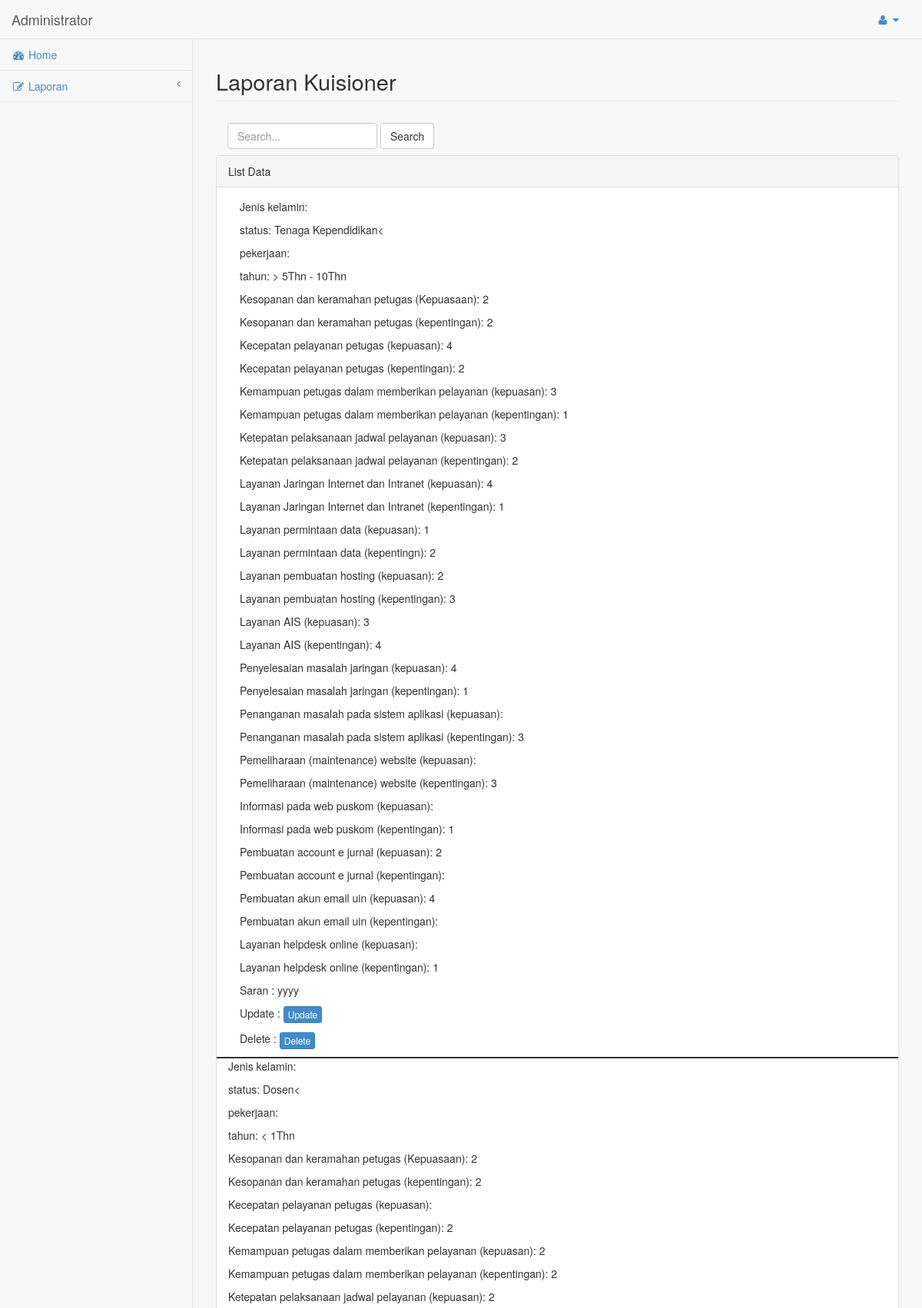
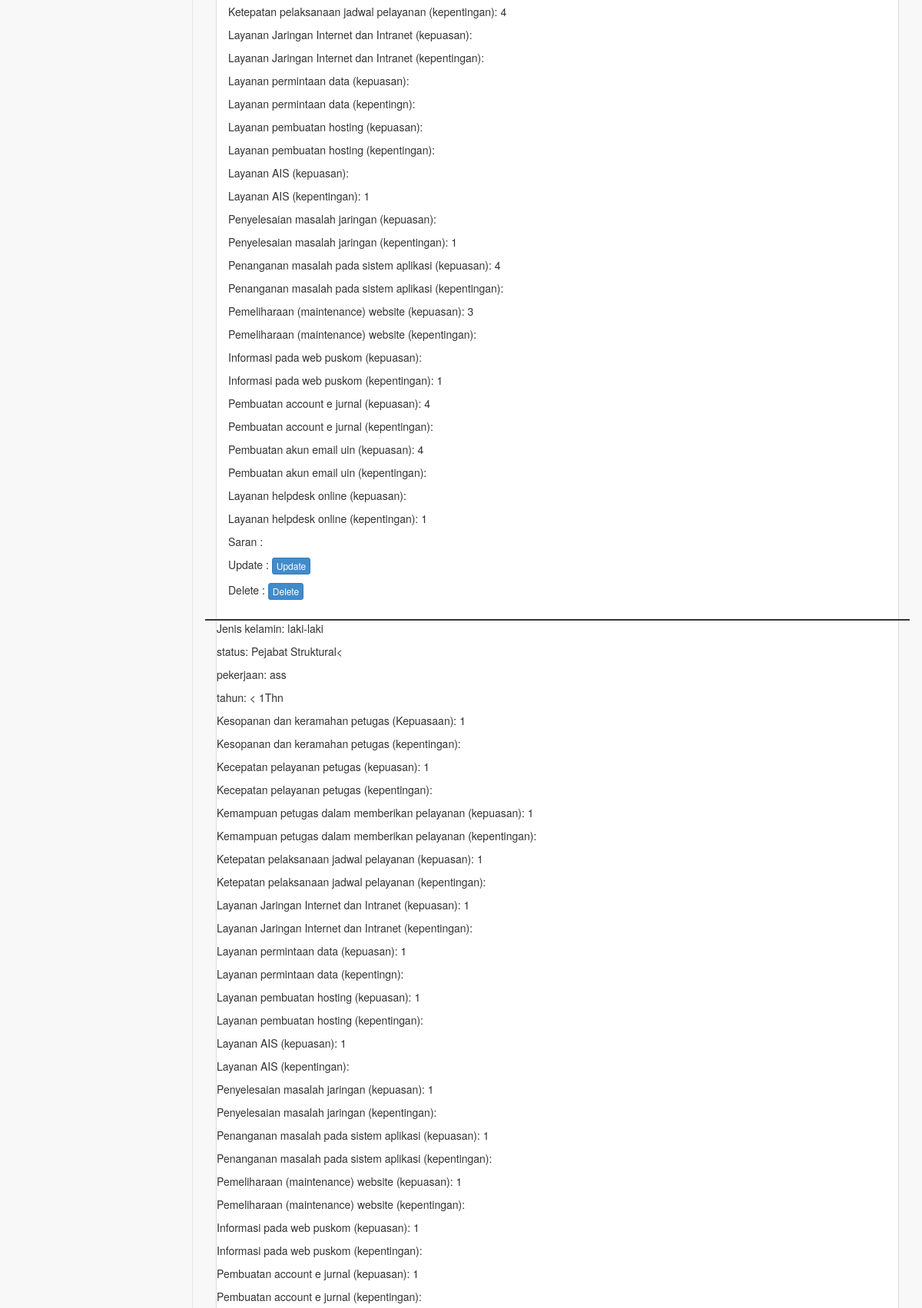
Screenshot of /admin.php?laporan (signed in, upper part) with the database file from the repository (2 pictures, top to bottom).
### tables this page shows
CREATE TABLE `form` (
  `id` int(100) NOT NULL,
  `jk` varchar(100) NOT NULL,
  `status` varchar(100) NOT NULL,
  `pekerjaan` varchar(100) NOT NULL,
  `tahun` varchar(100) NOT NULL,
  `sopan_puas` varchar(100) NOT NULL,
  `sopan_penting` varchar(100) NOT NULL,
  `kecepatan_puas` varchar(100) NOT NULL,
  `kecepatan_penting` varchar(100) NOT NULL,
  `kemampuan_puas` varchar(100) NOT NULL,
  `kemampuan_penting` varchar(100) NOT NULL,
  `ketepatan_puas` varchar(100) NOT NULL,
  `ketepatan_penting` varchar(100) NOT NULL,
  `jaringan_puas` varchar(100) NOT NULL,
  `jaringan_penting` varchar(100) NOT NULL,
  `permintaan_puas` varchar(100) NOT NULL,
  `permintaan_penting` varchar(100) NOT NULL,
  `pembuatan_puas` varchar(100) NOT NULL,
  `pembuatan_penting` varchar(100) NOT NULL,
  `AIS_puas` varchar(100) NOT NULL,
  `AIS_penting` varchar(100) NOT NULL,
  `penyelesaian_puas` varchar(100) NOT NULL,
  `penyelesaian_penting` varchar(100) NOT NULL,
  `penanganan_puas` varchar(100) NOT NULL,
  `penanganan_penting` varchar(100) NOT NULL,
  `pemeliharaan_puas` varchar(100) NOT NULL,
  `pemeliharaan_penting` varchar(100) NOT NULL,
  `informasi_puas` varchar(100) NOT NULL,
  `informasi_penting` varchar(100) NOT NULL,
  `account_puas` varchar(100) NOT NULL,
  `account_penting` varchar(100) NOT NULL,
  `akun_puas` varchar(100) NOT NULL,
  `akun_penting` varchar(100) NOT NULL,
  `helpdesk_puas` varchar(100) NOT NULL,
  `helpdesk_penting` varchar(100) NOT NULL,
  `saran` text NOT NULL
);

### admin/page/data/laporan.php (the view, shortened to what this page needs)
<?php
$per_page = 25;
$cur_page = 1;
$offset = ($cur_page - 1) * $per_page;
$query = mysqli_query($con, "SELECT * FROM form ORDER BY id DESC LIMIT $per_page OFFSET $offset");
?>
<div class="row">
    <div class="col-lg-12">
        <h1 class="page-header">Laporan Kuisioner</h1>
    </div>
</div>
<div class="row">
<div class="col-lg-12">
        <form class="navbar-form navbar-left" role="search" method="post" action="admin.php?search_form">
        <div class="form-group">
        <input type="text" name="keyword" class="form-control" placeholder="Search...">
        </div>
        <button type="submit" name="btn_search" class="btn btn-default">Search</button>
      </form>
    </div>
</div>
<div class="row">
    <div class="col-lg-12">
        <div class="panel panel-default">
            <div class="panel-heading">
                List Data
            </div>
            <div class="panel-body">
                <div class="col-lg-12">
                     <?php
                    if(mysqli_num_rows($query)>=1){
                        while ($row = mysqli_fetch_assoc($query)) {
                    ?>
                    <p>Jenis kelamin: <?=$row['jk'];?></p>
                    <p>status: <?=$row['status'];?><</p>
                    <p>pekerjaan: <?=$row['pekerjaan'];?> </p>
                    <p>tahun: <?=$row['tahun'];?></p>
                    <p>Kesopanan dan keramahan petugas (Kepuasaan): <?=$row['sopan_puas'];?> </p>
                    <p>Kesopanan dan keramahan petugas (kepentingan): <?=$row['sopan_penting'];?> </p>
                    <p>Kecepatan pelayanan petugas (kepuasan): <?=$row['kecepatan_puas'];?> </p>
                    <p>Kecepatan pelayanan petugas (kepentingan): <?=$row['kecepatan_penting'];?> </p>
                    <p>Kemampuan petugas dalam memberikan pelayanan (kepuasan): <?=$row['kemampuan_puas'];?> </p>
                    <p>Kemampuan petugas dalam memberikan pelayanan (kepentingan): <?=$row['kemampuan_penting'];?> </p>
                    <p>Ketepatan pelaksanaan jadwal pelayanan (kepuasan): <?=$row['ketepatan_puas'];?> </p>
                    <p>Ketepatan pelaksanaan jadwal pelayanan (kepentingan): <?=$row['ketepatan_penting'];?> </p>
                    <p>Layanan Jaringan Internet dan Intranet (kepuasan): <?=$row['jaringan_puas'];?> </p>
                    <p>Layanan Jaringan Internet dan Intranet (kepentingan): <?=$row['jaringan_penting'];?> </p>
                    <p>Layanan permintaan data (kepuasan): <?=$row['permintaan_puas'];?> </p>
                    <p>Layanan permintaan data (kepentingn): <?=$row['permintaan_penting'];?> </p>
                    <p>Layanan pembuatan hosting (kepuasan): <?=$row['pembuatan_puas'];?> </p>
                    <p>Layanan pembuatan hosting (kepentingan): <?=$row['pembuatan_penting'];?> </p>
                    <p>Layanan AIS (kepuasan): <?=$row['AIS_puas'];?> </p>
                    <p>Layanan AIS (kepentingan): <?=$row['AIS_penting'];?> </p>
                    <p>Penyelesaian masalah jaringan (kepuasan): <?=$row['penyelesaian_puas'];?> </p>
                    <p>Penyelesaian masalah jaringan (kepentingan): <?=$row['penyelesaian_penting'];?> </p>
                    <p>Penanganan masalah pada sistem aplikasi (kepuasan): <?=$row['penanganan_puas'];?> </p>
                    <p>Penanganan masalah pada sistem aplikasi (kepentingan): <?=$row['penanganan_penting'];?> </p>
                    <p>Pemeliharaan (maintenance) website (kepuasan): <?=$row['pemeliharaan_puas'];?> </p>
                    <p>Pemeliharaan (maintenance) website (kepentingan): <?=$row['pemeliharaan_penting'];?> </p>
                    <p>Informasi pada web puskom (kepuasan): <?=$row['informasi_puas'];?> </p>
                    <p>Informasi pada web puskom (kepentingan): <?=$row['informasi_penting'];?> </p>
                    <p>Pembuatan account e jurnal (kepuasan): <?=$row['account_puas'];?> </p>
                    <p>Pembuatan account e jurnal (kepentingan): <?=$row['account_penting'];?> </p>
                    <p>Pembuatan akun email uin (kepuasan): <?=$row['akun_puas'];?> </p>
                    <p>Pembuatan akun email uin (kepentingan): <?=$row['akun_penting'];?> </p>
                    <p>Layanan helpdesk online (kepuasan): <?=$row['helpdesk_puas'];?> </p>
                    <p>Layanan helpdesk online (kepentingan): <?=$row['helpdesk_penting'];?> </p>
                    <p>Saran : <?=$row['saran'];?></p>
                    <p>Update : <a href="admin.php?lap-update=<?=$row['id'];?>" class="btn btn-primary btn-xs" type="button">Update</a></p>
                    <p>Delete : <a href="admin.php?lap-delete=<?=$row['id'];?>" class="btn btn-primary btn-xs" type="button">Delete</a></p>
  </div>
              <div class="row">
                  <div class="col-lg-12" style="border: 1px solid #333"></div>
              </div>
              <?php }?>
                    <?php }?>
            </div>
        </div>

### css/sb-admin.css (style rules this page uses)
body { background-color: #f8f8f8; padding-top: 100px; }
@media (min-width:768px) { body { padding-top: 50px; } }
.page-header { font-size: 29px; }

### rows the page displays
form: status "Tenaga Kependidikan", tahun "> 5Thn - 10Thn", sopan_puas "2", sopan_penting "2", kecepatan_puas "4", kecepatan_penting "2", kemampuan_puas "3", kemampuan_penting "1", ketepatan_puas "3", ketepatan_penting "2", jaringan_puas "4", jaringan_penting "1", permintaan_puas "1", permintaan_penting "2", pembuatan_puas "2", pembuatan_penting "3", AIS_puas "3", AIS_penting "4", penyelesaian_puas "4", penyelesaian_penting "1", penanganan_penting "3", pemeliharaan_penting "3", informasi_penting "1", account_puas "2", akun_puas "4", helpdesk_penting "1", saran "yyyy"
form: status "Dosen", tahun "< 1Thn", sopan_puas "2", sopan_penting "2", kecepatan_penting "2", kemampuan_puas "2", kemampuan_penting "2", ketepatan_puas "2", ketepatan_penting "4", AIS_penting "1", penyelesaian_penting "1", penanganan_puas "4", pemeliharaan_puas "3", informasi_penting "1", account_puas "4", akun_puas "4", helpdesk_penting "1"
form: jk "laki-laki", status "Pejabat Struktural", pekerjaan "ass", tahun "< 1Thn", sopan_puas "1", kecepatan_puas "1", kemampuan_puas "1", ketepatan_puas "1", jaringan_puas "1", permintaan_puas "1", pembuatan_puas "1", AIS_puas "1", penyelesaian_puas "1", penanganan_puas "1", pemeliharaan_puas "1", informasi_puas "1", account_puas "1"
